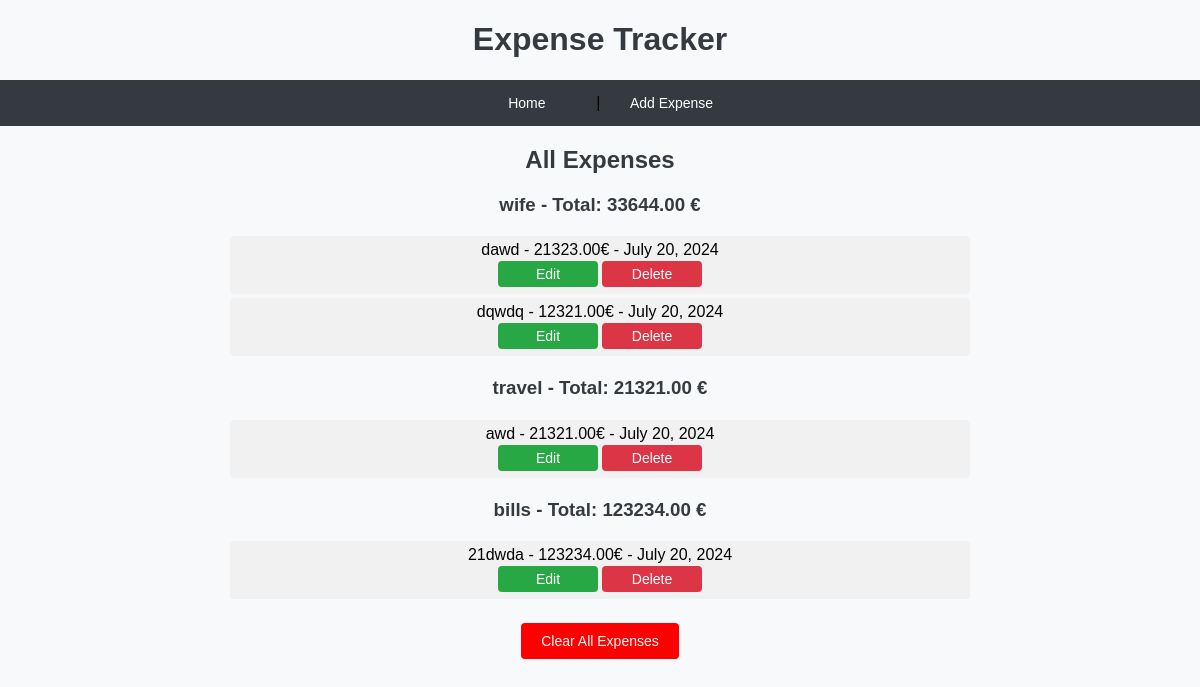
The page /expenses/ on the database its author committed.
### expenses/models.py (models this page shows, shortened)
class Expense(models.Model):
    CATEGORY_CHOICES = [
        ('food', 'Food'),
        ('travel', 'Travel'),
        ('bills', 'Bills'),
        ('wife', 'Wife'),
        ('other', 'Other'),
    ]
    title = models.CharField(max_length=100)
    amount = models.DecimalField(max_digits=10, decimal_places=2)
    category = models.CharField(max_length=50, choices=CATEGORY_CHOICES)
    date = models.DateField(auto_now_add=True)

### expenses/views.py (the view)
# urls.py: path('', views.expense_list, name='expense_list'),
def expense_list(request):
    expenses = Expense.objects.all()
    expenses_by_category = {}
    category_sums = {}
    for expense in expenses:
        if expense.category not in expenses_by_category:
            expenses_by_category[expense.category] = []
        expenses_by_category[expense.category].append(expense)
    for category, exp_list in expenses_by_category.items():
        category_sums[category] = sum(exp.amount for exp in exp_list)
    categorized_expenses = [
        {'category': category, 'expenses': expenses, 'total': category_sums[category]}
        for category, expenses in expenses_by_category.items()
    ]
    return render(request, 'expenses/expense_list.html', {
        'categorized_expenses': categorized_expenses
    })

### expenses/templates/expenses/expense_list.html
{% extends 'expenses/base.html' %}
{% block content %}
<h2>All Expenses</h2>
{% for item in categorized_expenses %}
    <h3>{{ item.category }} - Total: {{ item.total }} €</h3>
    <ul>
        {% for expense in item.expenses %}
            <li>
                {{ expense.title }} - {{ expense.amount }}€ - {{ expense.date }}
                <div class="button-group">
                    <a href="{% url 'edit_expense' expense.pk %}" class="edit-button">Edit</a>
                    <a href="{% url 'delete_expense' expense.pk %}" class="delete-button">Delete</a>
                </div>
            </li>
        {% endfor %}
    </ul>
{% endfor %}
<div class="center">
    <a href="{% url 'clear_expenses' %}">Clear All Expenses</a>
</div>
{% endblock %}

### expenses/templates/expenses/base.html (shortened to what this page needs)
<!DOCTYPE html>
<html lang="en">
<head>
     {% load static %}
    <link rel="stylesheet" href="{% static 'expenses/styles.css' %}">
</head>
<body>
    <h1>Expense Tracker</h1>
    <nav>
        <a href="{% url 'expense_list' %}">Home</a> |
        <a href="{% url 'add_expense' %}">Add Expense</a>
    </nav>
    {% block content %}
    {% endblock %}
</body>
</html>

### expenses/static/expenses/styles.css (style rules this page uses)
body { font-family: Arial, sans-serif; margin: 0; padding: 0; background-color: #f8f9fa; }
h1, h2, h3 { color: #343a40; text-align: center; }
nav { background-color: #343a40; padding: 10px; text-align: center; }
nav a { color: #ffffff; text-decoration: none; margin: 0 15px; }
ul { list-style-type: none; padding: 0; text-align: center; }
li { background-color: #f1f1f1; margin: 2px 0; padding: 5px 10px; border-radius: 4px; display: inline-block; width: 60%; }
a, button { text-decoration: none; padding: 5px 10px; border-radius: 4px; margin: 2px; text-align: center; display: inline-block; font-size: 14px; border: none; cursor: pointer; min-width: 80px; }
a.edit-button, button.edit-button { background-color: #28a745; color: white; }
a.delete-button, button.delete-button { background-color: #dc3545; color: white; text-align: center; }
.center { text-align: center; margin-top: 20px; }
.center a, .center button { display: inline-block; background-color: red; color: white; border: none; padding: 10px 20px; cursor: pointer; text-decoration: none; border-radius: 4px; }
.button-group { display: flex; justify-content: center; align-items: center; }

### rows shown on the page
Expense: category "wife", title "dawd", amount "21323.00", date "July 20, 2024"
Expense: title "dqwdq", amount "12321.00", date "July 20, 2024"
Expense: category "travel", title "awd", amount "21321.00", date "July 20, 2024"
Expense: category "bills", title "21dwda", amount "123234.00", date "July 20, 2024"

### other values the page prints
{{ item.total }} "33644.00" "21321.00" "123234.00"
